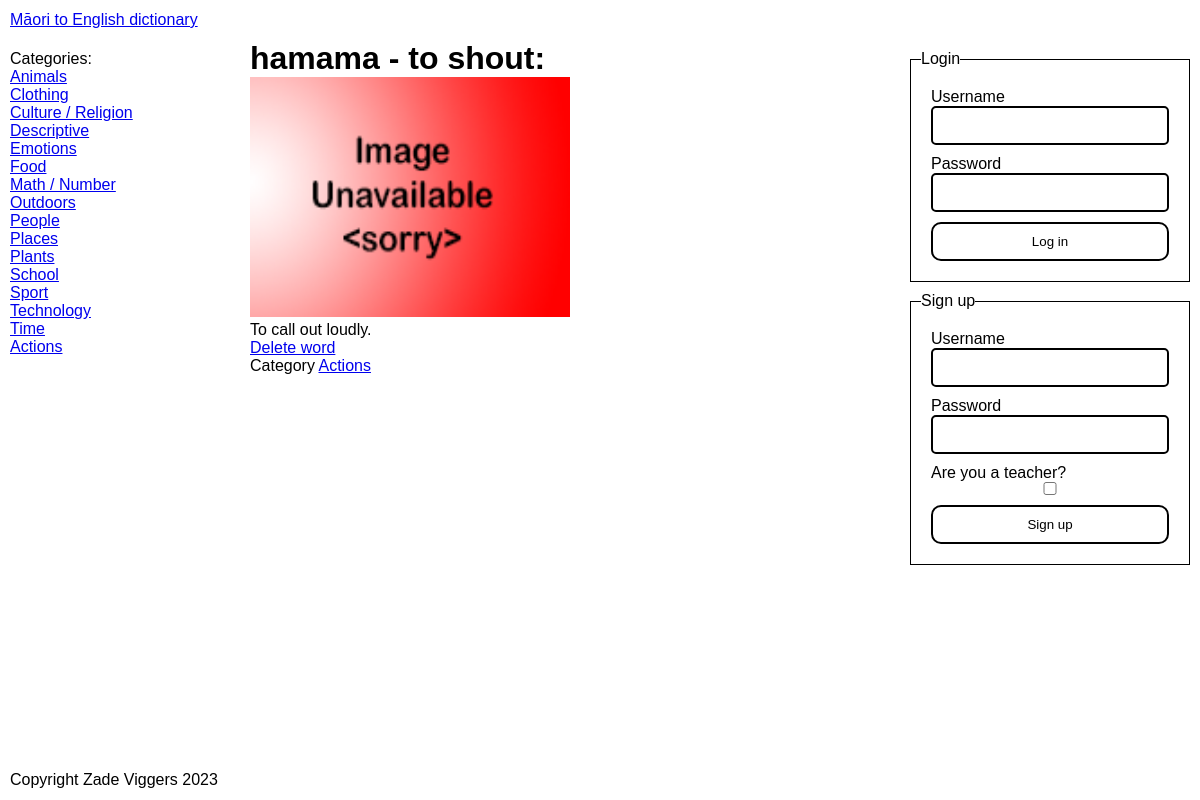
Page /words/1 on the committed database.
### tables this page shows
CREATE TABLE "Categories" (
	"ID"	INTEGER NOT NULL UNIQUE,
	"EnglishName"	TEXT NOT NULL,
	PRIMARY KEY("ID" AUTOINCREMENT)
) STRICT;

CREATE TABLE "Words" (
	"ID"	INTEGER NOT NULL UNIQUE,
	"MaoriSpelling"	TEXT NOT NULL,
	"EnglishSpelling"	TEXT NOT NULL,
	"EnglishDefinition"	TEXT NOT NULL,
	"YearLevelFirstEncountered"	INTEGER NOT NULL,
	"ImageFilename"	TEXT,
	"CreatedBy"	INTEGER NOT NULL,
	"CreatedAt"	INTEGER NOT NULL,
	"LastModifiedBy"	INTEGER,
	"LastModifiedAt"	INTEGER,
	"CategoryID"	INTEGER NOT NULL,
	PRIMARY KEY("ID" AUTOINCREMENT),
	FOREIGN KEY("CategoryID") REFERENCES "Categories"("ID"),
	FOREIGN KEY("CreatedBy") REFERENCES "Users"("ID"),
	FOREIGN KEY("LastModifiedAt") REFERENCES "Users"("ID")
) STRICT;

### app.py (the view)
@server.route("/words/<id>", methods=["GET"])
def word_page(id):
    word_query = "SELECT * FROM Words WHERE ID = ?"
    g.cursor.execute(word_query, [id])
    word = g.cursor.fetchone()
    if word == None:
        abort(404)
    category_query = "SELECT * FROM Categories WHERE ID = ?"
    g.cursor.execute(category_query, [word["CategoryID"]])
    category = g.cursor.fetchone()
    return render_template("pages/specific_word.jinja", category=category, word=word)

### app.py (called while the page is built, shortened)
def db_dict_factory(cursor, row):
    d = {}
    for idx, col in enumerate(cursor.description):
        d[col[0]] = row[idx]
    return d

def get_db() -> sqlite3.Connection:
    db_connection = sqlite3.connect("dictionary.db")
    db_connection.row_factory = db_dict_factory
    return db_connection

def get_user():
    return False

@server.before_request
def before_request():
    g.db = get_db()
    g.cursor = g.db.cursor()
    g.user = get_user()
    categories_query = "SELECT ID, EnglishName from Categories"
    g.cursor.execute(categories_query)
    categories = g.cursor.fetchall()
    g.categories = categories

@server.teardown_request
def teardown_request(error):
    g.db.close()

@server.context_processor
def context_processor():
    return {"categories": g.categories, "user": g.user}

### templates/pages/specific_word.jinja
{% extends "base.jinja" %}
{% set title = word.MaoriSpelling + " - " + word.EnglishSpelling %}
{% block main %}
    <h1>{{ word.MaoriSpelling }} - {{ word.EnglishSpelling }}:</h1>
    {{ components.WordImage(word) }}
    <p>{{ word.EnglishDefinition }}</p>
    <a data-confirm href="{{ url_for('delete_word_action', id=word.ID) }}">Delete word</a>
    <p>
        Category <a href="{{ url_for('category_page', id=category.ID) }}">{{ category.EnglishName }}</a>
    </p>
{% endblock main %}

### templates/base.jinja (shortened to what this page needs)
{% import 'components.jinja' as components with context %}
<!DOCTYPE html>
<html lang="en">
    <head>
        <link href="{{ url_for('static', filename='style.css') }}" rel="stylesheet" />
    </head>
    <body>
        <header>
            <a href="{{ url_for('home_page') }}" id="site-title">Māori to English dictionary</a>
        </header>
        <section id="categories-container">
            <nav id="categories">
                Categories:
                <ul>
                    {% for category in categories %}
                        <li>
                            <a href="{{ url_for('category_page', id=category.ID) }}">{{ category.EnglishName }}</a>
                        </li>
                    {% endfor %}
                </ul>
            </nav>
        </section>
        <main id="content">
            {% block main %}
            {% endblock main %}
        </main>
        <section id="auth-container">
            <div id="auth">
                {% if user == false %}
                    <fieldset form="login">
                        <legend>Login</legend>
                        <form action="{{ url_for('handle_log_in') }}" id="login" method="post">
                            {{ components.TextField("log-in-username", "Username") }}
                            {{ components.TextField("log-in-password", "Password", type="password") }}
                            <button type="submit">Log in</button>
                        </form>
                    </fieldset>
                    <fieldset form="sign-up">
                        <legend>Sign up</legend>
                        <form action="{{ url_for('handle_sign_up') }}" id="sign-up" method="post">
                            {{ components.TextField("sign-up-username", "Username") }}
                            {{ components.TextField("sign-up-password", "Password", type="password") }}
                            <label for="is-teacher">
                                Are you a teacher?
                                <input type="checkbox" name="is-teacher" id="is-teacher" />
                            </label>
                            <button type="submit">Sign up</button>
                        </form>
                    </fieldset>
                {% endif %}
            </div>
        </section>
        <footer>
            <p>Copyright Zade Viggers 2023</p>
        </footer>
</body>
</html>

### static/style.css (style rules this page uses)
* { box-sizing: border-box; margin: 0; padding: 0; border: 0; font-family: sans-serif; }
:root { --navbar-height: 40px; --footer-height: 40px; --categories-width: 250px; --auth-width: 300px; --footer-x-padding: 10px; --header-x-padding: 10px; --categories-padding: 10px; --auth-padding: 10px; color-scheme: light; --accent: red; --accent-contrast: black; }
html, body { background-color: white; color: black; }
body { display: grid; min-height: 100vh; grid-template-columns: auto; grid-template-rows: var(--navbar-height) 1fr auto auto var(--footer-height); grid-template-areas: "header" "main" "categories" "auth" "footer"; }
#categories-container { grid-area: categories; }
#categories { padding: var(--categories-padding); }
#categories ul { list-style-type: none; }
#auth-container { grid-area: auth; }
#auth { padding: var(--auth-padding); display: flex; flex-direction: column; gap: var(--auth-padding); }
@media screen and (min-width: 800px) { body { grid-template-columns: var(--categories-width) auto var(--auth-width); grid-template-rows: var(--navbar-height) auto var(--footer-height); grid-template-areas: "header header header" "categories main auth" "footer footer footer"; } }
@media screen and (min-width: 800px) { #categories { position: sticky; top: 0; } }
@media screen and (min-width: 800px) { #auth { position: sticky; top: 0; } }
header { grid-area: header; grid-column: 1/-1; display: flex; align-items: center; padding-left: var(--header-x-padding); padding-right: var(--header-x-padding); }
main { grid-area: main; }
footer { grid-area: footer; grid-column: 1/-1; display: flex; align-items: center; padding-left: var(--footer-x-padding); padding-right: var(--footer-x-padding); }
fieldset { border: 1px solid black; }
form, fieldset { display: flex; flex-direction: column; padding: 10px; gap: 10px; }
label { display: flex; flex-direction: column; }
form :is(button, input, select, textarea) { padding: 10px; padding-left: 15px; padding-right: 15px; display: block; border-radius: 5px; width: 100%; background-color: white; }
form :is(button, .input-wrapper, select, textarea) { border: 2px solid black; border-radius: 5px; width: 100%; color: black; }
label { color: black; }
form :is(button, select, textarea):focus, form .input-wrapper:focus-within { border-color: var(--accent); outline: none; }
form input { padding: 10px; }
form button[type="submit"] { padding: 10px; padding-left: 15px; padding-right: 15px; border-radius: 10px; }
form label:has(input[type="checkbox"]) { color: black; }

### rows in the picture
Categories: EnglishName "Animals"
Categories: EnglishName "Clothing"
Categories: EnglishName "Culture / Religion"
Categories: EnglishName "Descriptive"
Categories: EnglishName "Emotions"
Categories: EnglishName "Food"
Categories: EnglishName "Math / Number"
Categories: EnglishName "Outdoors"
Categories: EnglishName "People"
Categories: EnglishName "Places"
Categories: EnglishName "Plants"
Categories: EnglishName "School"
Categories: EnglishName "Sport"
Categories: EnglishName "Technology"
Categories: EnglishName "Time"
Categories: EnglishName "Actions"
Words: MaoriSpelling "hamama", EnglishSpelling "to shout", EnglishDefinition "To call out loudly."

### other values in the picture
{{ label }} "Username Password Username Password"
